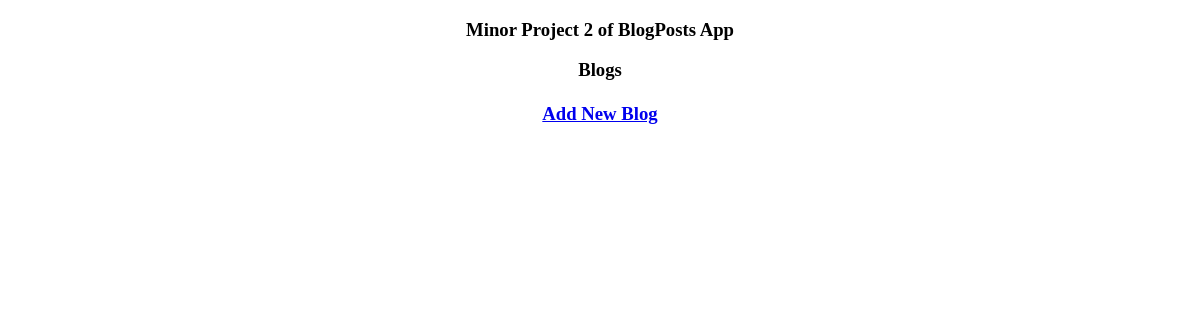
The app's page /, older data.
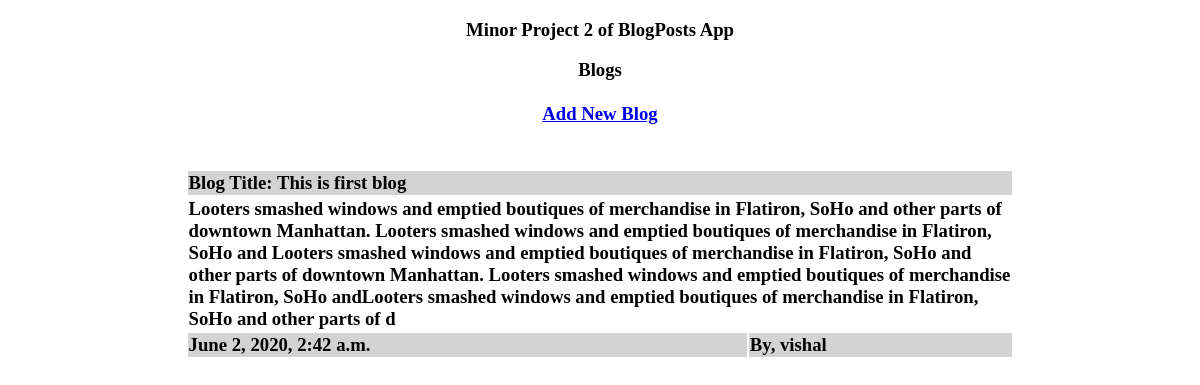
The same page, newer data.
### BlogPosts/models.py (models this page shows, shortened)
class Blogs(models.Model):
	blog_title = models.CharField(max_length=50)
	blog_author = models.CharField(max_length=10)
	blog_date = models.DateTimeField(('created'), auto_now_add=True, db_index=True, null=True)
	blog = models.TextField(max_length=500)

### BlogPosts/views.py (the view)
# urls.py: path('', views.home, name= 'home'),
def home(request):
	blog = Blogs.objects.all
	return render(request,'BlogPosts/home.html', {'blog':blog})

### BlogPosts/templates/BlogPosts/home.html (shortened to what this page needs)
{% extends 'base.html' %}
{% block content %}
<body>
	<h3><center> Blogs <h3></center>
<table>
    <tr>
      <center><a href="{% url 'add' %}"><center><b>Add New Blog</b></a>
 </table><br><br>
{% for blog in blog %}
<center>
<table style="width:70%"><center>
<tr>
    <td colspan="2" bgcolor="lightgrey"> Blog Title: {{ blog.blog_title }}</td>
  </tr>
  <tr>
    <td colspan="2">{{ blog.blog }}</td>
  </tr>
  <tr>
    <td  bgcolor="lightgrey">{{ blog.blog_date }}</td>
    <td  bgcolor="lightgrey">By, {{ blog.blog_author }}</td>
  </tr>
</table>
</center>
<br><br><br>
{% endfor %}
</body>
{% endblock %}

Row changes from the older to the newer data that the page shows:
added Blogs: blog_title "This is first blog", blog "Looters smashed windows and emptied boutiques of merchandise in Flatiron, SoHo and other parts of downtown Manhattan. Looters smashed windows and emptied boutiques of merchandise in Flatiron, SoHo and Looters smashed windows and emptied boutiques of merchandise in Flatiron, SoHo and other parts of downtown Manhattan. Looters smashed windows and emptied boutiques of merchandise in Flatiron, SoHo andLooters smashed windows and emptied boutiques of merchandise in Flatiron, SoHo and other parts of d", blog_date "June 2, 2020, 2:42 a.m.", blog_author "vishal"
